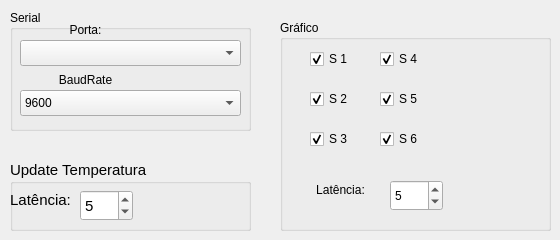
      <widget class="QWidget" name="tab_8">
       <attribute name="title">
        <string>Serial / Dados</string>
       </attribute>
       <widget class="QGroupBox" name="groupBox_13">
        <property name="geometry">
         <rect>
          <x>10</x>
          <y>10</y>
          <width>241</width>
          <height>121</height>
         </rect>
        </property>
        <property name="title">
         <string>Serial</string>
        </property>
        <widget class="QLabel" name="label">
         <property name="geometry">
          <rect>
           <x>10</x>
           <y>10</y>
           <width>131</width>
           <height>20</height>
          </rect>
         </property>
         <property name="text">
          <string>Porta:</string>
         </property>
         <property name="alignment">
          <set>Qt::AlignCenter</set>
         </property>
        </widget>
        <widget class="QLabel" name="label_2">
         <property name="geometry">
          <rect>
           <x>10</x>
           <y>60</y>
           <width>131</width>
           <height>20</height>
          </rect>
         </property>
         <property name="text">
          <string>BaudRate</string>
         </property>
         <property name="alignment">
          <set>Qt::AlignCenter</set>
         </property>
        </widget>
        <widget class="QComboBox" name="comboBox_portaSerial">
         <property name="geometry">
          <rect>
           <x>10</x>
           <y>30</y>
           <width>221</width>
           <height>26</height>
          </rect>
         </property>
        </widget>
        <widget class="QComboBox" name="comboBox_baudRate">
         <property name="geometry">
          <rect>
           <x>10</x>
           <y>80</y>
           <width>221</width>
           <height>26</height>
          </rect>
         </property>
         <property name="currentIndex">
          <number>1</number>
         </property>
         <item>
          <property name="text">
           <string>4800</string>
          </property>
         </item>
         <item>
          <property name="text">
           <string>9600</string>
          </property>
         </item>
         <item>
          <property name="text">
           <string>14400</string>
          </property>
         </item>
         <item>
          <property name="text">
           <string>19200</string>
          </property>
         </item>
         <item>
          <property name="text">
           <string>57600</string>
          </property>
         </item>
         <item>
          <property name="text">
           <string>115200</string>
          </property>
         </item>
        </widget>
       </widget>
       <widget class="QGroupBox" name="groupBox_14">
        <property name="geometry">
         <rect>
          <x>10</x>
          <y>160</y>
          <width>241</width>
          <height>71</height>
         </rect>
        </property>
        <property name="font">
         <font>
          <pointsize>11</pointsize>
         </font>
        </property>
        <property name="title">
         <string>Update Temperatura</string>
        </property>
        <widget class="QSpinBox" name="spinBox_serialUpdate">
         <property name="geometry">
          <rect>
           <x>70</x>
           <y>30</y>
           <width>53</width>
           <height>31</height>
          </rect>
         </property>
         <property name="minimum">
          <number>1</number>
         </property>
         <property name="singleStep">
          <number>1</number>
         </property>
         <property name="value">
          <number>5</number>
         </property>
        </widget>
        <widget class="QLabel" name="label_3">
         <property name="geometry">
          <rect>
           <x>0</x>
           <y>30</y>
           <width>61</width>
           <height>20</height>
          </rect>
         </property>
         <property name="text">
          <string>Latência:</string>
         </property>
         <property name="alignment">
          <set>Qt::AlignCenter</set>
         </property>
        </widget>
       </widget>
       <widget class="QGroupBox" name="groupBox_8">
        <property name="geometry">
         <rect>
          <x>280</x>
          <y>20</y>
          <width>271</width>
          <height>211</height>
         </rect>
        </property>
        <property name="title">
         <string>Gráfico</string>
        </property>
        <widget class="QCheckBox" name="checkBox_sensor2">
         <property name="geometry">
          <rect>
           <x>30</x>
           <y>70</y>
           <width>61</width>
           <height>18</height>
          </rect>
         </property>
         <property name="text">
          <string>S 2</string>
         </property>
         <property name="checked">
          <bool>true</bool>
         </property>
        </widget>
        <widget class="QCheckBox" name="checkBox_sensor3">
         <property name="geometry">
          <rect>
           <x>30</x>
           <y>110</y>
           <width>61</width>
           <height>18</height>
          </rect>
         </property>
         <property name="text">
          <string>S 3</string>
         </property>
         <property name="checked">
          <bool>true</bool>
         </property>
        </widget>
        <widget class="QCheckBox" name="checkBox_sensor4">
         <property name="geometry">
          <rect>
           <x>100</x>
           <y>30</y>
           <width>85</width>
           <height>18</height>
          </rect>
         </property>
         <property name="text">
          <string>S 4</string>
         </property>
         <property name="checked">
          <bool>true</bool>
         </property>
        </widget>
        <widget class="QCheckBox" name="checkBox_sensor1">
         <property name="geometry">
          <rect>
           <x>30</x>
           <y>30</y>
           <width>61</width>
           <height>18</height>
          </rect>
         </property>
         <property name="text">
          <string>S 1</string>
         </property>
         <property name="checked">
          <bool>true</bool>
         </property>
        </widget>
        <widget class="QCheckBox" name="checkBox_sensor5">
         <property name="geometry">
          <rect>
           <x>100</x>
           <y>70</y>
           <width>85</width>
           <height>18</height>
          </rect>
         </property>
         <property name="text">
          <string>S 5</string>
         </property>
         <property name="checked">
          <bool>true</bool>
         </property>
        </widget>
        <widget class="QCheckBox" name="checkBox_sensor6">
         <property name="geometry">
          <rect>
           <x>100</x>
           <y>110</y>
           <width>85</width>
           <height>18</height>
          </rect>
         </property>
         <property name="text">
          <string>S 6</string>
         </property>
         <property name="checked">
          <bool>true</bool>
         </property>
        </widget>
        <widget class="QSpinBox" name="spinBox_graficoLatencia">
         <property name="geometry">
          <rect>
           <x>110</x>
           <y>160</y>
           <width>53</width>
           <height>31</height>
          </rect>
         </property>
         <property name="minimum">
          <number>1</number>
         </property>
         <property name="singleStep">
          <number>1</number>
         </property>
         <property name="value">
          <number>5</number>
         </property>
        </widget>
        <widget class="QLabel" name="label_16">
         <property name="geometry">
          <rect>
           <x>30</x>
           <y>160</y>
           <width>61</width>
           <height>20</height>
          </rect>
         </property>
         <property name="text">
          <string>Latência:</string>
         </property>
         <property name="alignment">
          <set>Qt::AlignCenter</set>
         </property>
        </widget>
       </widget>
      </widget>
